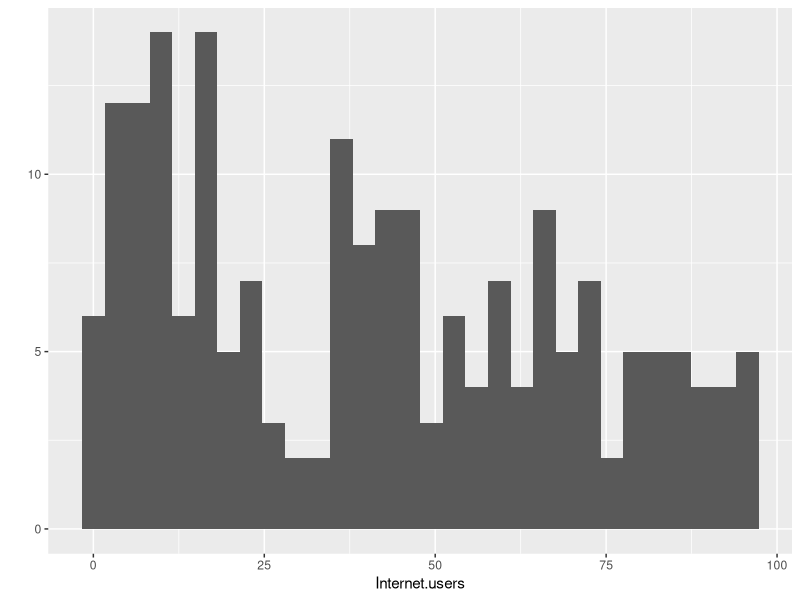
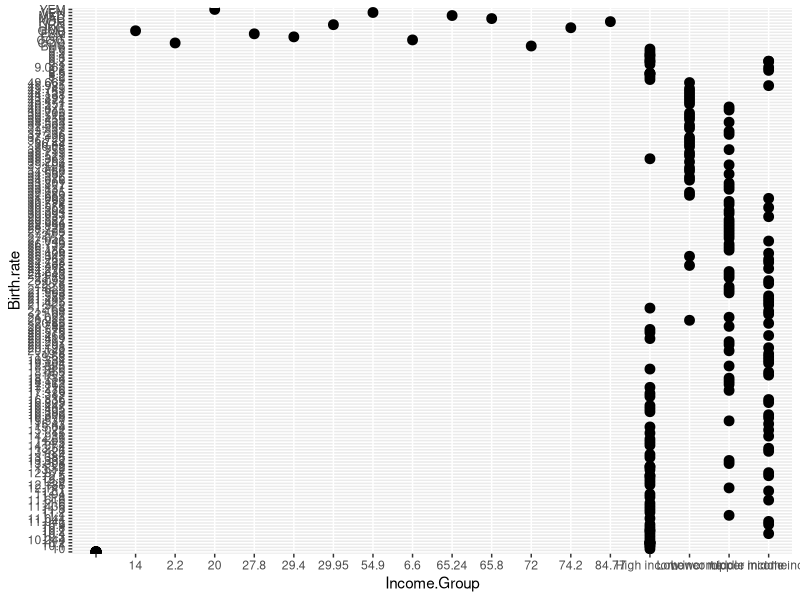
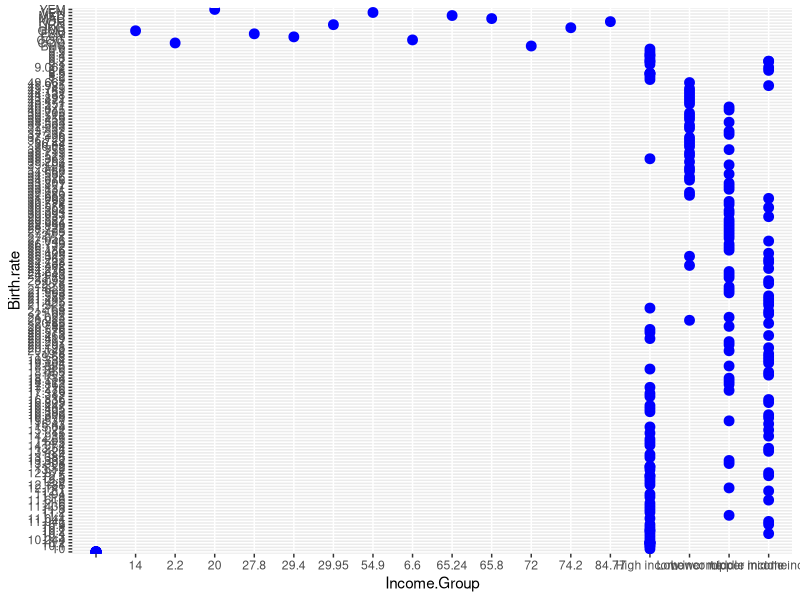
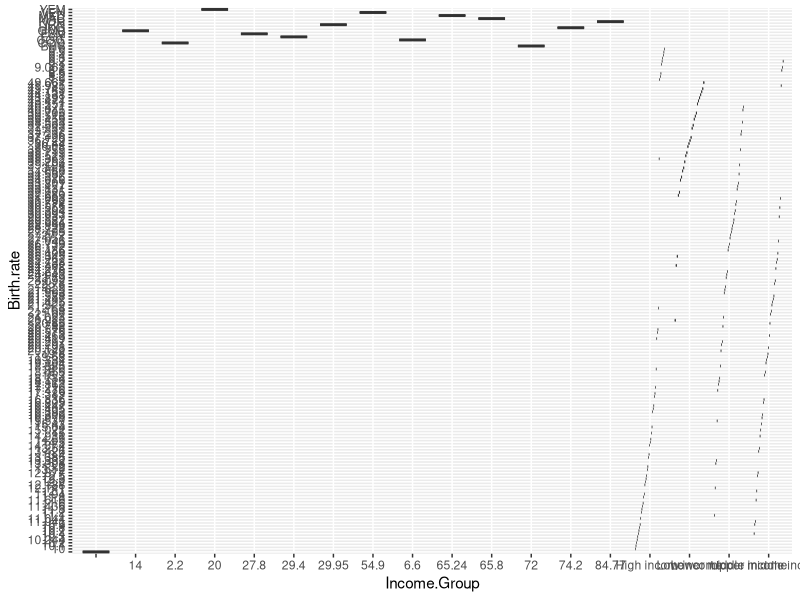
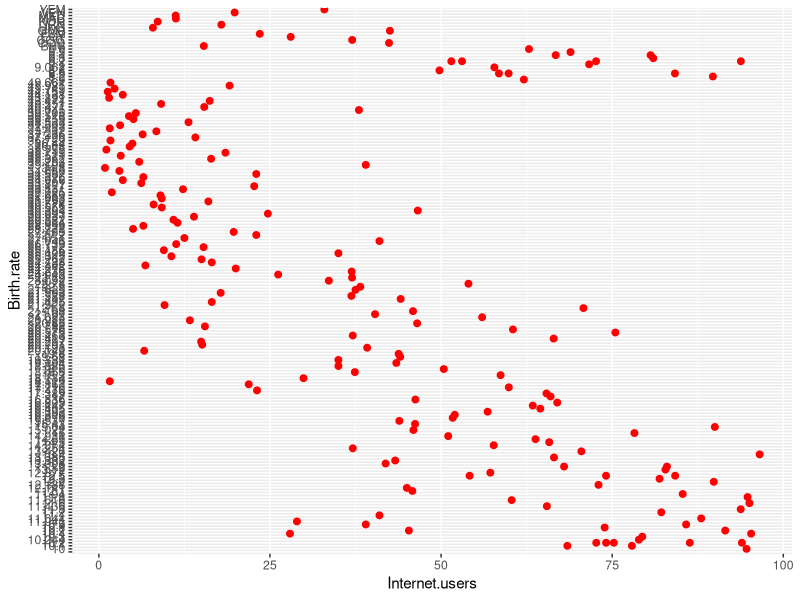
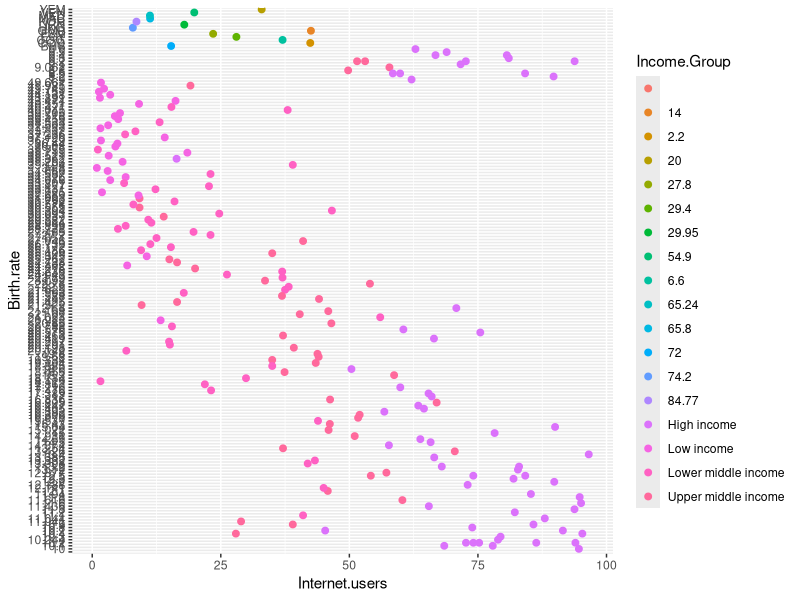

Source code (R) for these figures, in order:


# reading a dataset
setwd("~/Cosimo_Projects/Cosimo_RTesting/data")

df <- read.csv("DemographicData.csv")

head(df)

# ---------------------- Introducing to qplot() ----------------

# installing the library
install.packages('ggplot2')
# activate the library
library(ggplot2)

qplot(data = df, x = Internet.users)

qplot(data = df, x = Income.Group, y=Birth.rate, size = I(3))

qplot(data = df, x = Income.Group, y = Birth.rate, size= I(3), color= I('blue'))

qplot(data = df, x = Income.Group, y = Birth.rate, geom = 'boxplot')


# ---------------- Visualizing what we need --------------

# 1st plot not categorized
qplot(data = df, x = Internet.users, y = Birth.rate, size=I(2), color=I('red'))

# 2nd plot categorized
qplot(data = df, x = Internet.users, y = Birth.rate, size=I(2), color=Income.Group)









